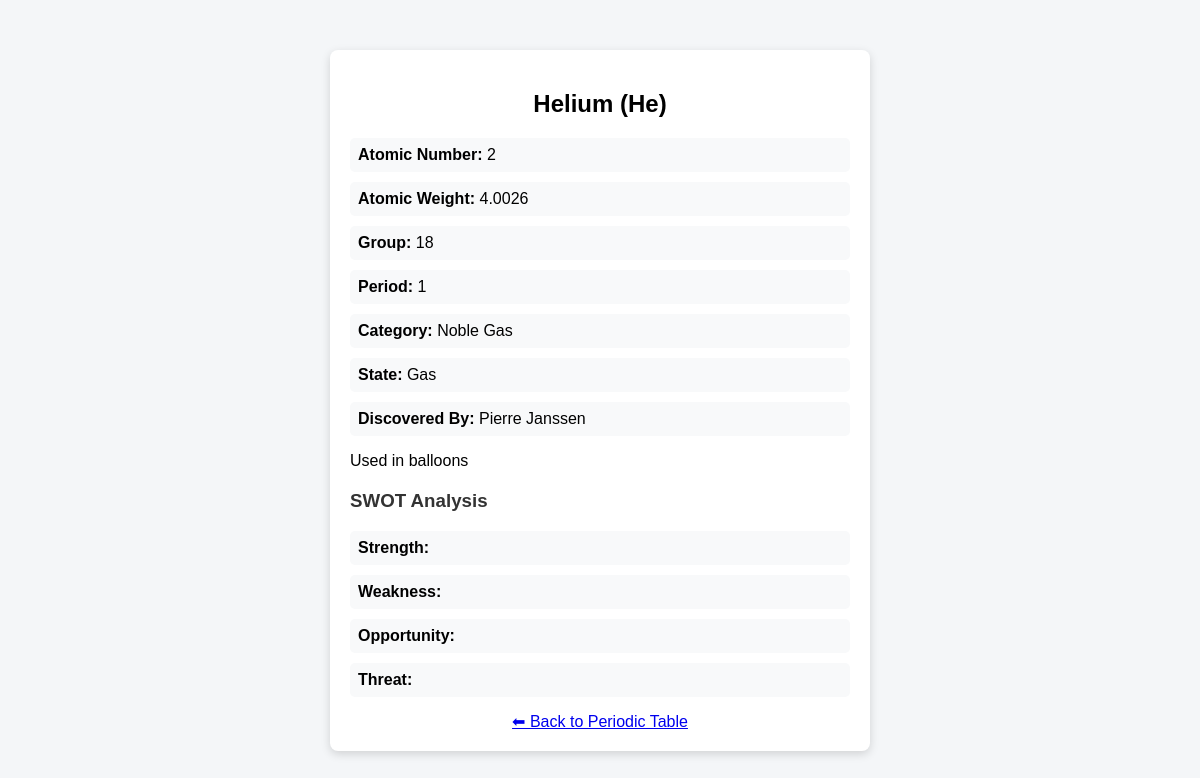
/element.php?id=2, run on the app's committed database.
### tables this page shows
CREATE TABLE `elements` (
  `id` int(11) NOT NULL,
  `atomic_number` int(11) NOT NULL,
  `symbol` varchar(5) DEFAULT NULL,
  `name` varchar(50) DEFAULT NULL,
  `atomic_weight` varchar(20) DEFAULT NULL,
  `group_no` int(11) DEFAULT NULL,
  `period_no` int(11) DEFAULT NULL,
  `category` varchar(50) DEFAULT NULL,
  `state` varchar(20) DEFAULT NULL,
  `discovered_by` varchar(100) DEFAULT NULL,
  `description` text DEFAULT NULL,
  `strength` text DEFAULT NULL,
  `weakness` text DEFAULT NULL,
  `opportunity` text DEFAULT NULL,
  `threat` text DEFAULT NULL
);

### element.php (the view, shortened to what this page needs)
<?php
include 'config.php';
$id = intval($_GET['id']);
$query = mysqli_query($con, "SELECT * FROM elements WHERE id=$id");
$data = mysqli_fetch_assoc($query);
?>
<!DOCTYPE html>
<html>
<head>
</head>
<body>
<div class="card">
<h2><?=$data['name']?> (<?=$data['symbol']?>)</h2>
<div class="row"><span class="label">Atomic Number:</span> <?=$data['atomic_number']?></div>
<div class="row"><span class="label">Atomic Weight:</span> <?=$data['atomic_weight']?></div>
<div class="row"><span class="label">Group:</span> <?=$data['group_no']?></div>
<div class="row"><span class="label">Period:</span> <?=$data['period_no']?></div>
<div class="row"><span class="label">Category:</span> <?=$data['category']?></div>
<div class="row"><span class="label">State:</span> <?=$data['state']?></div>
<div class="row"><span class="label">Discovered By:</span> <?=$data['discovered_by']?></div>
<p><?=$data['description']?></p>
<h3>SWOT Analysis</h3>
<div class="row">
    <strong>Strength:</strong><br>
</div>
<div class="row">
    <strong>Weakness:</strong><br>
</div>
<div class="row">
    <strong>Opportunity:</strong><br>
</div>
<div class="row">
    <strong>Threat:</strong><br>
</div>
<a class="back" href="index.php">⬅ Back to Periodic Table</a>
</div>
</body>
</html>

### element.php (style rules this page uses)
body { font-family:Arial; background:#f4f6f8; }
.card { max-width:500px; background:#fff; margin:50px auto; padding:20px; border-radius:8px; box-shadow:0 3px 10px rgba(0,0,0,.15); }
h2 { text-align:center; }
.row { margin:8px 0; }
.label { font-weight:bold; }
.back { display:block; margin-top:15px; text-align:center; }
h3 { margin-top:20px; color:#333; }
.row { margin-bottom:10px; background:#f8f9fa; padding:8px; border-radius:5px; }

### data on the page
elements: name "Helium", symbol "He", atomic_number "2", atomic_weight "4.0026", group_no "18", period_no "1", category "Noble Gas", state "Gas", discovered_by "Pierre Janssen", description "Used in balloons"
